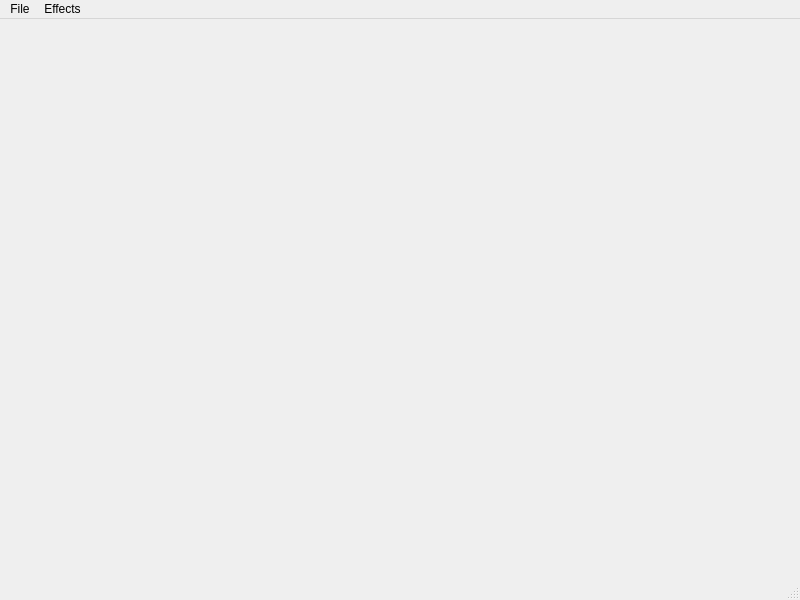
<?xml version="1.0" encoding="UTF-8"?>
<ui version="4.0">
 <class>MainWindow</class>
 <widget class="QMainWindow" name="MainWindow">
  <property name="geometry">
   <rect>
    <x>0</x>
    <y>0</y>
    <width>800</width>
    <height>600</height>
   </rect>
  </property>
  <property name="windowTitle">
   <string>MainWindow</string>
  </property>
  <widget class="QWidget" name="centralwidget">
   <widget class="QLabel" name="imageLabel">
    <property name="geometry">
     <rect>
      <x>0</x>
      <y>0</y>
      <width>801</width>
      <height>581</height>
     </rect>
    </property>
    <property name="text">
     <string/>
    </property>
   </widget>
  </widget>
  <widget class="QStatusBar" name="statusbar"/>
  <widget class="QMenuBar" name="menuBar">
   <property name="geometry">
    <rect>
     <x>0</x>
     <y>0</y>
     <width>800</width>
     <height>22</height>
    </rect>
   </property>
   <widget class="QMenu" name="menuEffects">
    <property name="title">
     <string>Effects</string>
    </property>
    <addaction name="actionDesaturate"/>
    <addaction name="actionNegative"/>
    <addaction name="actionBrightness"/>
    <addaction name="actionSaturation"/>
    <addaction name="actionContrast"/>
   </widget>
   <widget class="QMenu" name="menuFile">
    <property name="title">
     <string>File</string>
    </property>
    <addaction name="actionOpen"/>
    <addaction name="actionSave"/>
   </widget>
   <addaction name="menuFile"/>
   <addaction name="menuEffects"/>
  </widget>
  <action name="actionDesaturate">
   <property name="text">
    <string>Desaturate</string>
   </property>
  </action>
  <action name="actionNegative">
   <property name="text">
    <string>Negative</string>
   </property>
  </action>
  <action name="actionBrightness">
   <property name="text">
    <string>Brightness</string>
   </property>
  </action>
  <action name="actionSaturation">
   <property name="text">
    <string>Saturation</string>
   </property>
  </action>
  <action name="actionContrast">
   <property name="text">
    <string>Contrast</string>
   </property>
  </action>
  <action name="actionOpen">
   <property name="text">
    <string>Open</string>
   </property>
  </action>
  <action name="actionSave">
   <property name="text">
    <string>Save</string>
   </property>
  </action>
 </widget>
 <resources/>
 <connections/>
</ui>
